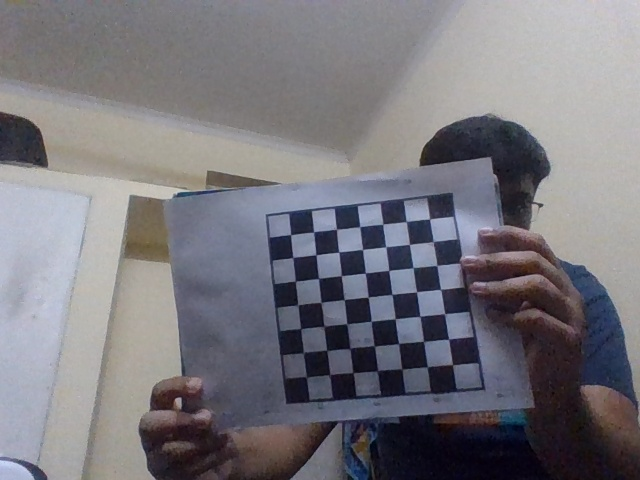
#> input picture calib/Shourya/board0.jpg, 640 x 480 px; its folder holds 5 pictures in this run; the run also reads 1 picture not shown here
$ python calibrate2.py
#> lines starting #> are read from the running program, lines starting #| are printed output that depends on the picture; after the words box and inside, x2 and y2 are one past the last pixel; in counts of white or black regions, pixels touching at a corner belong together
import numpy as np
import cv2
import glob

# termination criteria
criteria = (cv2.TERM_CRITERIA_EPS + cv2.TERM_CRITERIA_MAX_ITER, 30, 0.001)

# prepare object points, like (0,0,0), (1,0,0), (2,0,0) ....,(6,5,0)
objp = np.zeros((6*7,3), np.float32)
objp[:,:2] = np.mgrid[0:7,0:6].T.reshape(-1,2)

# Arrays to store object points and image points from all the images.
objpoints = [] # 3d point in real world space
imgpoints = [] # 2d points in image plane.

images = glob.glob('calib/Shourya/*.jpg')

for fname in images:
    img = cv2.imread(fname)
#> img is the input picture: shape (480, 640, 3); mean B, G, R 124.6, 118.4, 120.1
    gray = cv2.cvtColor(img,cv2.COLOR_BGR2GRAY)
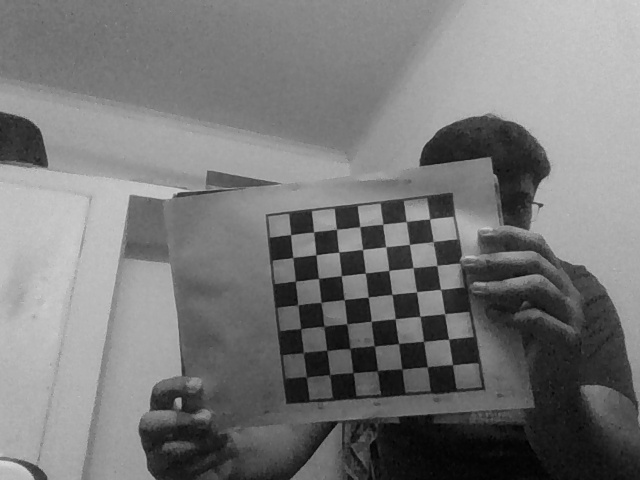
#> gray: shape (480, 640); min 1, max 217, mean 119.6

    # Find the chess board corners
    ret, corners = cv2.findChessboardCorners(gray, (7,6),None)
#> ret = True; corners = 42 rows, first 8: [306.1, 377.6], [303.6, 352.6], [300.6, 328.5], [297.6, 305], [295.5, 281.2], [292.9, 257.3], [290.8, 234.7], [329.7, 374.8]

    # If found, add object points, image points (after refining them)
    if ret == True:
        objpoints.append(objp)

        corners2 = cv2.cornerSubPix(gray,corners,(11,11),(-1,-1),criteria)
#> corners2 = 42 rows, first 8: [306.4, 376.8], [303.4, 352.5], [300.7, 328.6], [297.9, 304.7], [295.3, 281.2], [292.8, 257.4], [290.6, 234.6], [329.7, 374.6]
        imgpoints.append(corners2)

        # Draw and display the corners
        img = cv2.drawChessboardCorners(img, (7,6), corners2,ret)
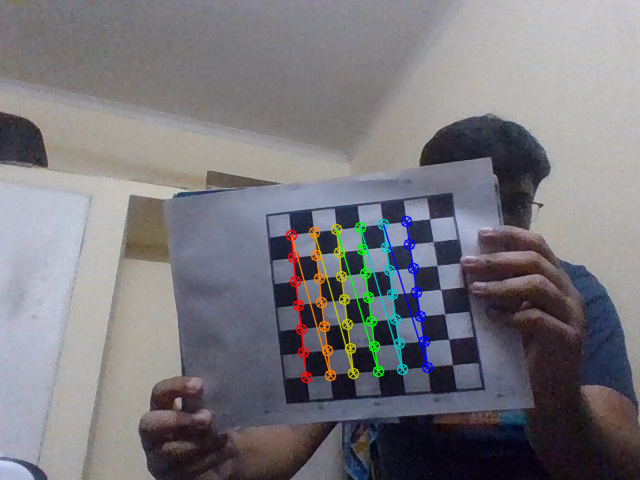
#> img: shape (480, 640, 3); 2.58% of pixels changed, all inside (x1, y1, x2, y2) = (285, 215, 434, 384)
        cv2.imshow('img',img)
        cv2.waitKey(500)
#> pass 2 of the loop `for fname in images:`:
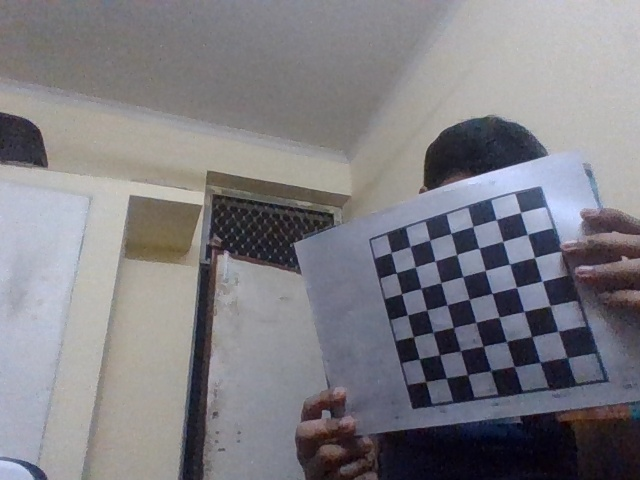
#> input picture calib/Shourya/board1.jpg, 640 x 480 px
#> img is the input picture: shape (480, 640, 3); mean B, G, R 130.5, 125, 126.2
#> `gray = cv2.cvtColor(img,cv2.COLOR_BGR2GRAY)`:
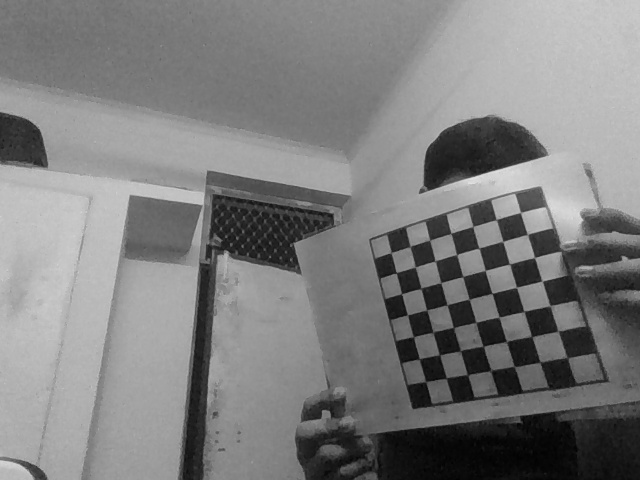
#> gray: shape (480, 640); min 1, max 226, mean 126
#> corners = 42 rows, first 8: [557.5, 329.2], [531.5, 336.5], [506.5, 341.7], [483.5, 346.4], [460.2, 350.6], [439.4, 354.7], [419.3, 358.7], [549.7, 305.3]
#> corners2 = 42 rows, first 8: [558.3, 331.2], [531.8, 336.5], [506.5, 341.5], [483.3, 346.2], [460.5, 350.6], [439.4, 354.9], [419.3, 358.7], [550.1, 305.8]
#> `img = cv2.drawChessboardCorners(img, (7,6), corners2,ret)`:
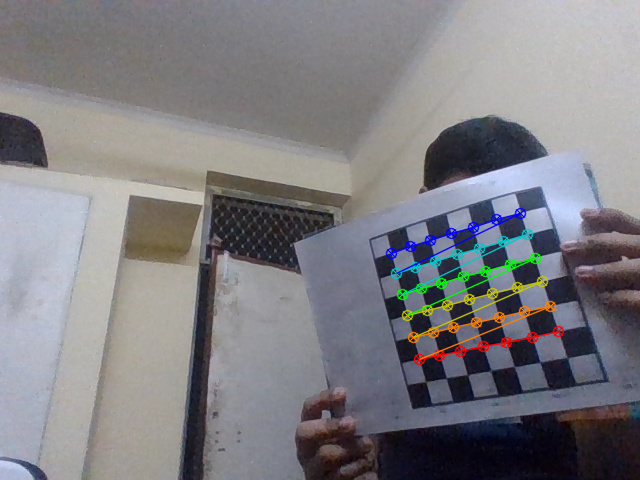
#> img: shape (480, 640, 3); 2.44% of pixels changed, all inside (x1, y1, x2, y2) = (385, 207, 565, 366)
#> pass 3 of the loop `for fname in images:`:
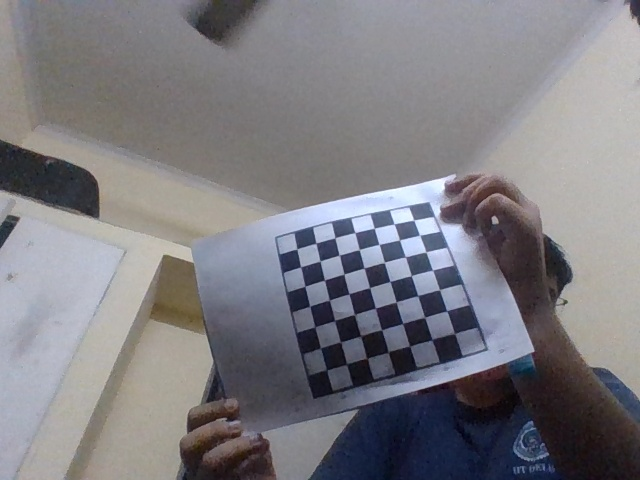
#> input picture calib/Shourya/board10.jpg, 640 x 480 px
#> img is the input picture: shape (480, 640, 3); mean B, G, R 129.5, 124.3, 125.6
#> `gray = cv2.cvtColor(img,cv2.COLOR_BGR2GRAY)`:
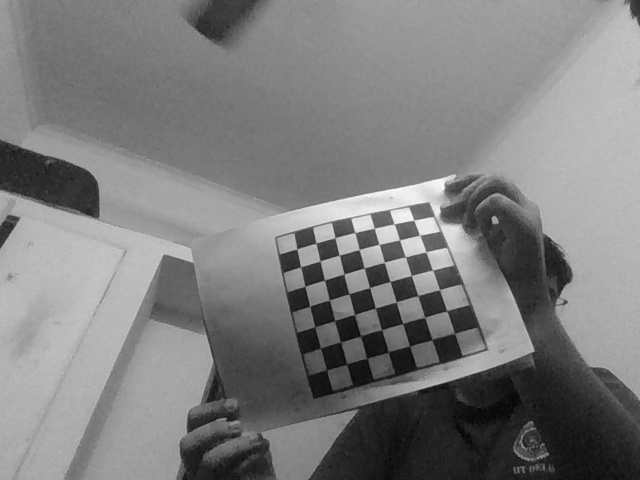
#> gray: shape (480, 640); min 2, max 254, mean 125.3
#> corners = 42 rows, first 8: [446.7, 311], [424.6, 317.3], [402.6, 323.3], [381.5, 329.9], [361, 336], [340.4, 342.1], [320.2, 348], [439.5, 289.8]
#> corners2 = 42 rows, first 8: [446.9, 310.7], [424.6, 317.4], [402.8, 323.4], [381.4, 329.7], [360.6, 335.7], [340.5, 342.1], [320.5, 347.8], [439.4, 289.7]
#> `img = cv2.drawChessboardCorners(img, (7,6), corners2,ret)`:
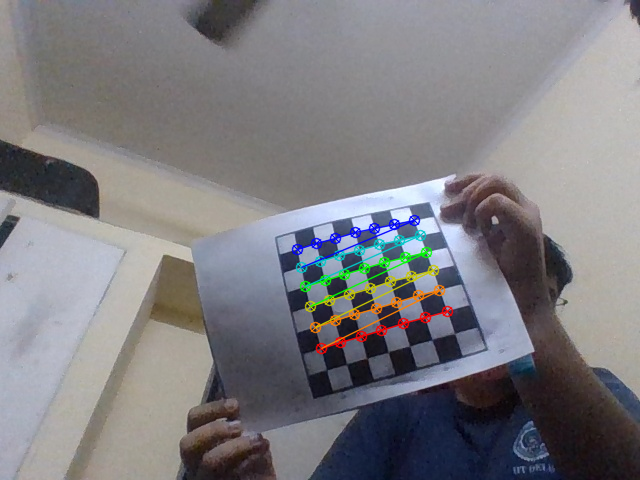
#> img: shape (480, 640, 3); 2.28% of pixels changed, all inside (x1, y1, x2, y2) = (291, 214, 454, 355)
#> the loop made 5 passes; the first 3 are shown

cv2.destroyAllWindows()

img = cv2.imread('calib/Shourya/board1.jpg')
gray = cv2.cvtColor(img,cv2.COLOR_BGR2GRAY)
ret, mtx, dist, rvecs, tvecs = cv2.calibrateCamera(objpoints, imgpoints, gray.shape[::-1],None,None)
#print(ret)				# intrinsics errors
print(mtx)
# print(dist)
# print(rvecs)
# print(tvecs)
h,  w = img.shape[:2]
#> h = 480; w = 640
newcameramtx, roi=cv2.getOptimalNewCameraMatrix(mtx,dist,(w,h),1,(w,h))		## refines the matrix
print(newcameramtx)

# undistort
dst = cv2.undistort(img, mtx, dist, None, newcameramtx)
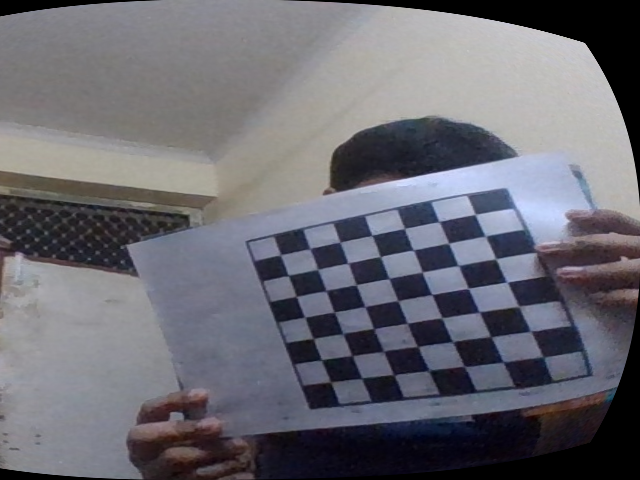
#> dst: shape (480, 640, 3); mean B, G, R 113.7, 105.7, 106.2
# crop the image
x,y,w,h = roi
dst = dst[y:y+h, x:x+w]
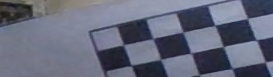
#> dst: shape (77, 273, 3); mean B, G, R 123.4, 105.3, 101.2
cv2.imwrite('calibresult.png',dst)

# [7 lines of commented-out code are left out]

tot_error = 0
for i in range(len(objpoints)):
    imgpoints2, _ = cv2.projectPoints(objpoints[i], rvecs[i], tvecs[i], mtx, dist)
    error = cv2.norm(imgpoints[i],imgpoints2, cv2.NORM_L2)/len(imgpoints2)
    tot_error += error

print ("total error: ", tot_error/len(objpoints))
